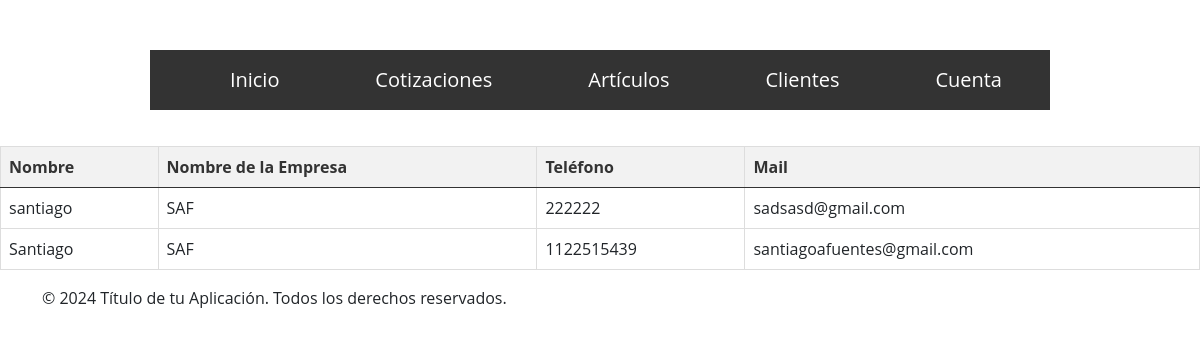
/clientes/, run on the app's committed database.
### clientes/models.py (models this page shows, shortened)
class Clientes(models.Model):
    nombre=models.CharField(max_length=50)
    nombre_empresa=models.CharField(null=True, max_length=30)
    telefono=models.CharField(max_length=20)
    mail=models.EmailField()
    created=models.DateTimeField(auto_now_add=True)
    updated=models.DateField(auto_now=True)
    class Meta:
        verbose_name="Cliente"
        verbose_name_plural="Clientes"

### clientes/views.py (the view)
# urls.py: path('', views.mis_clientes, name="mis_clientes"),
def mis_clientes(request):
    clientes=Clientes.objects.all()
    return render(request, "mis_clientes.html", {"clientes": clientes})

### clientes/templates/mis_clientes.html
{% extends "estructura_base.html" %}
{% load static %}
{% block content %}
<div class="table-responsive">
    <table class="table">
        <thead>
            <tr>
                <th>Nombre</th>
                <th>Nombre de la Empresa</th>
                <th>Teléfono</th>
                <th>Mail</th>
            </tr>
        </thead>
        <tbody>
            {% for cliente in clientes %}
            <tr>
                <td>{{ cliente.nombre }}</td>
                <td>{{ cliente.nombre_empresa }}</td>
                <td>{{ cliente.telefono }}</td>
                <td>{{ cliente.mail }}</td>
            </tr>
            {% endfor %}
        </tbody>
    </table>
</div>
{% endblock %}

### facturacionApp/static/home.css (style rules this page uses)
* { margin: 0; padding: 0; box-sizing: border-box; font-family: 'Open Sans', sans-serif; }
.table { width: 100%; border-collapse: collapse; margin-top: 20px; }
.table th, .table td { border: 1px solid #ddd; padding: 8px; text-align: left; }
.table th { background-color: #f2f2f2; color: #333; }

### data on the page
Clientes: nombre "santiago", nombre_empresa "SAF", telefono "222222", mail "sadsasd@gmail.com"
Clientes: nombre "Santiago", nombre_empresa "SAF", telefono "1122515439", mail "santiagoafuentes@gmail.com"
